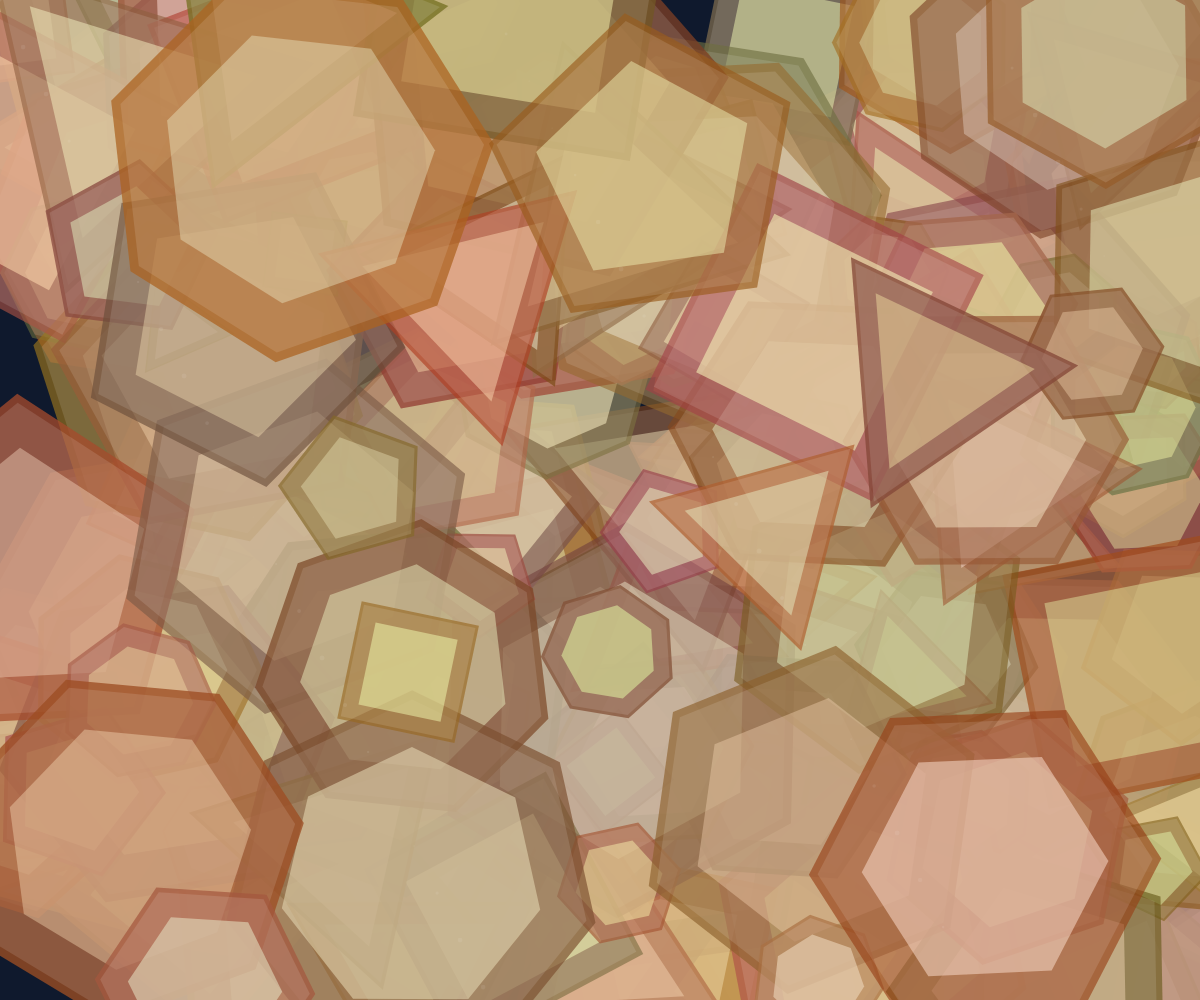
Frame 1 (no input)
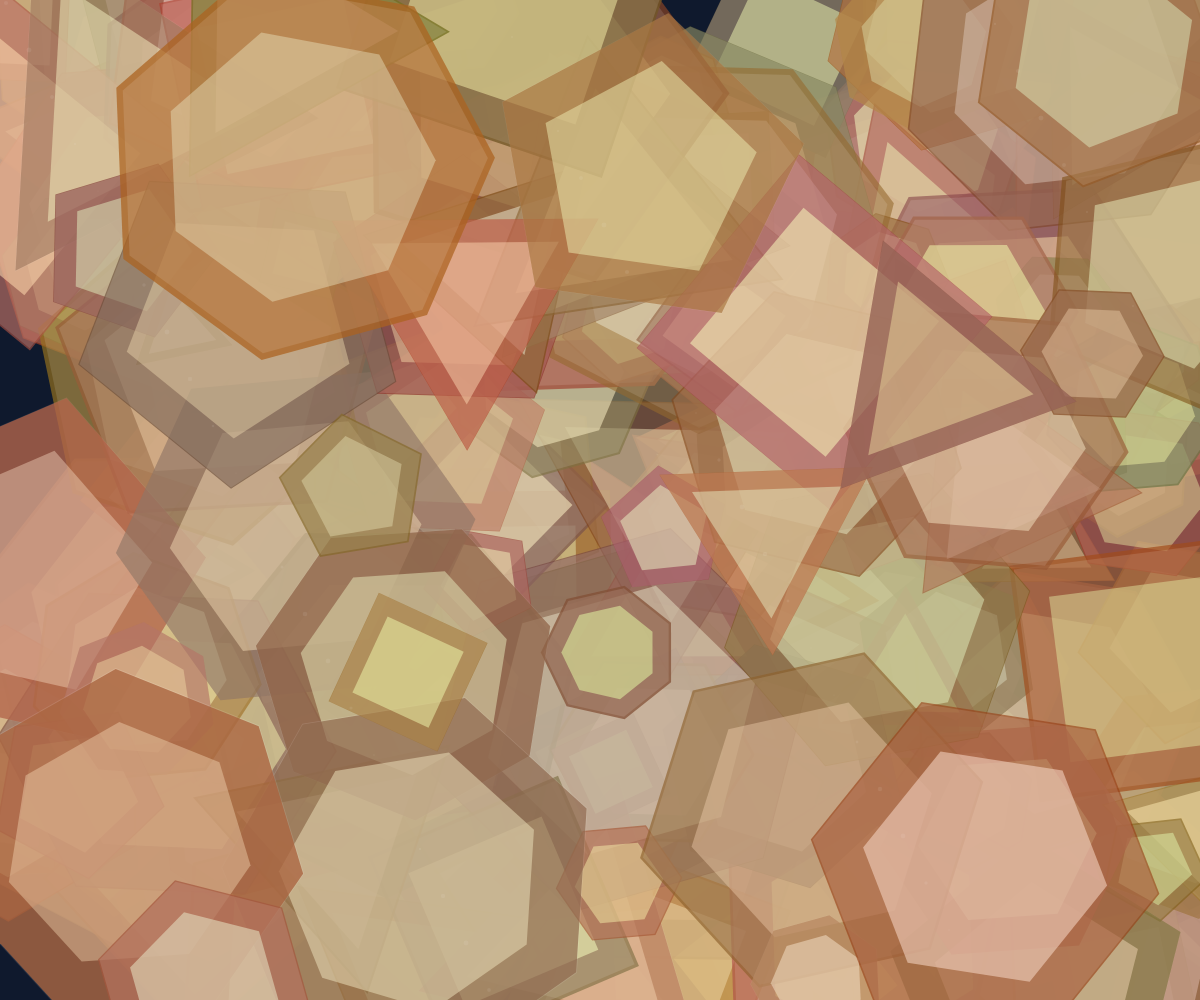
Frame 60 (no input)
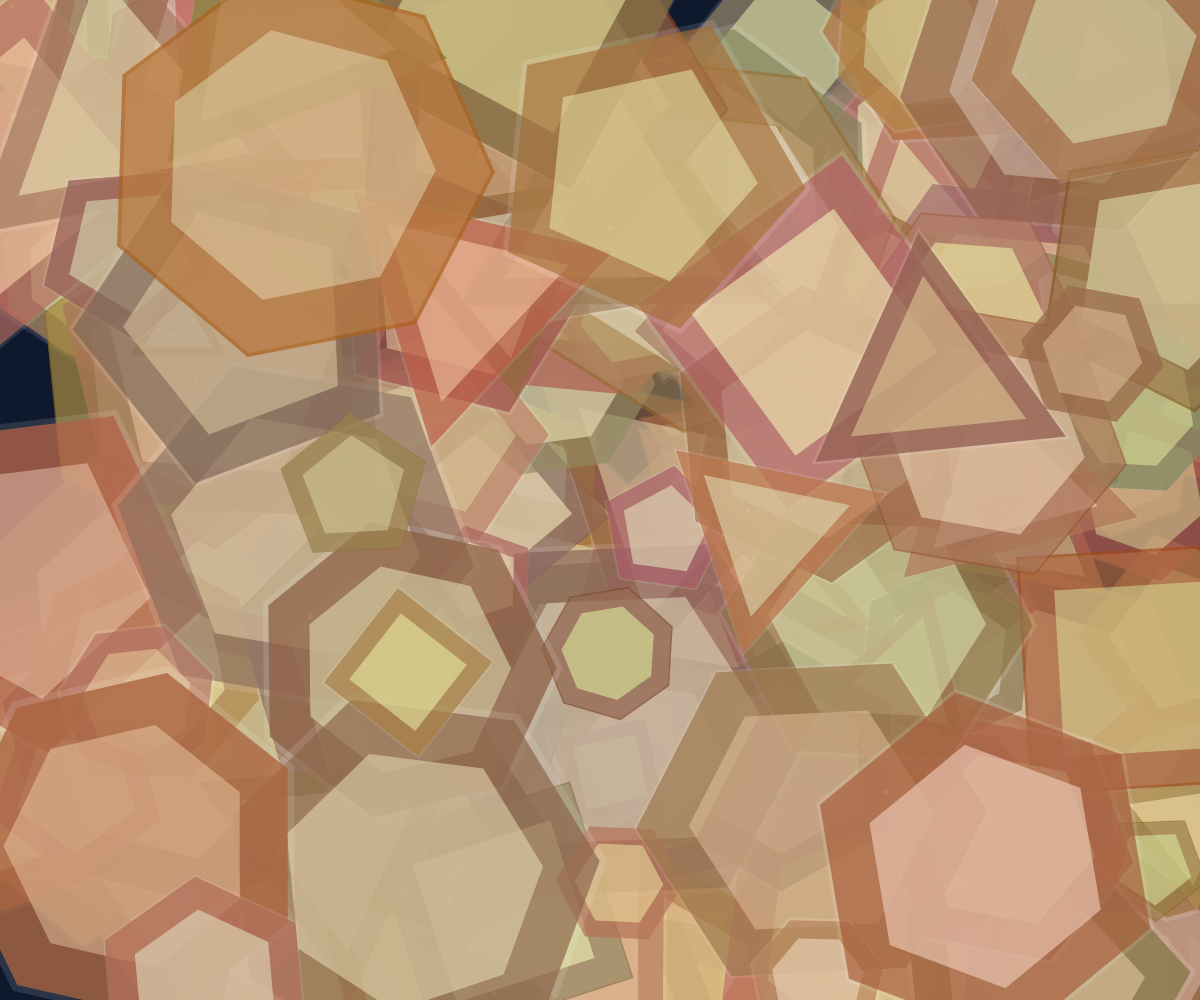
Frame 120 (the mouse pressed at the canvas centre since frame 60)

The p5.js sketch that drew these frames (run headless with seeded random() and noise() and a simulated clock; from frame 60 on, the mouse is pressed at the canvas centre):

// p5.js sketch
// ── sketch.js
let fibers = [];

function setup() {
  createCanvas(windowWidth, windowHeight);
  angleMode(RADIANS);
  
  // Create organic fiber patterns with varying complexity
  for (let i = 0; i < 200; i++) {
    fibers.push({
      center: { x: random(width), y: random(height) },
      radius: random(50, 200),
      speed: random(0.001, 0.005),
      phase: random(TWO_PI),
      segments: floor(random(3, 8)),
      color: color(
        random(100, 180), 
        random(60, 120), 
        random(20, 80), 
        random(150, 200)
      ),
      highlight: color(
        random(220, 255), 
        random(200, 255), 
        random(150, 200), 
        random(100, 150)
      )
    });
  }
}

function draw() {
  background(15, 25, 45);
  
  // Draw interwoven fiber patterns
  for (let i = 0; i < fibers.length; i++) {
    const fiber = fibers[i];
    const time = frameCount * fiber.speed;
    
    // Main fiber structure
    push();
    translate(fiber.center.x, fiber.center.y);
    rotate(time + fiber.phase);
    
    fill(fiber.color);
    noStroke();
    beginShape();
    for (let j = 0; j < fiber.segments; j++) {
      const angle = TWO_PI / fiber.segments * j;
      const x = cos(angle) * fiber.radius;
      const y = sin(angle) * fiber.radius;
      vertex(x, y);
    }
    endShape(CLOSE);
    
    // Highlight edges for organic feel
    fill(fiber.highlight);
    beginShape();
    for (let j = 0; j < fiber.segments; j++) {
      const angle = TWO_PI / fiber.segments * j;
      const x = cos(angle) * fiber.radius * 0.7;
      const y = sin(angle) * fiber.radius * 0.7;
      vertex(x, y);
    }
    endShape(CLOSE);
    
    pop();
    
    // Add pulsating effect
    const pulse = sin(time * 2) * 0.1 + 0.95;
    push();
    translate(fiber.center.x, fiber.center.y);
    rotate(time + fiber.phase);
    
    fill(255, 30);
    noStroke();
    beginShape();
    for (let j = 0; j < fiber.segments; j++) {
      const angle = TWO_PI / fiber.segments * j;
      const x = cos(angle) * fiber.radius * pulse;
      const y = sin(angle) * fiber.radius * pulse;
      vertex(x, y);
    }
    endShape(CLOSE);
    
    pop();
  }
  
  // Add subtle background texture
  for (let i = 0; i < 50; i++) {
    const x = (frameCount * 0.1 + i * 23) % width;
    const y = (frameCount * 0.05 + i * 47) % height;
    const size = sin(frameCount * 0.01 + i) * 2 + 3;
    
    fill(255, 20);
    noStroke();
    ellipse(x, y, size, size);
  }
}

function windowResized() {
  resizeCanvas(windowWidth, windowHeight);
}
